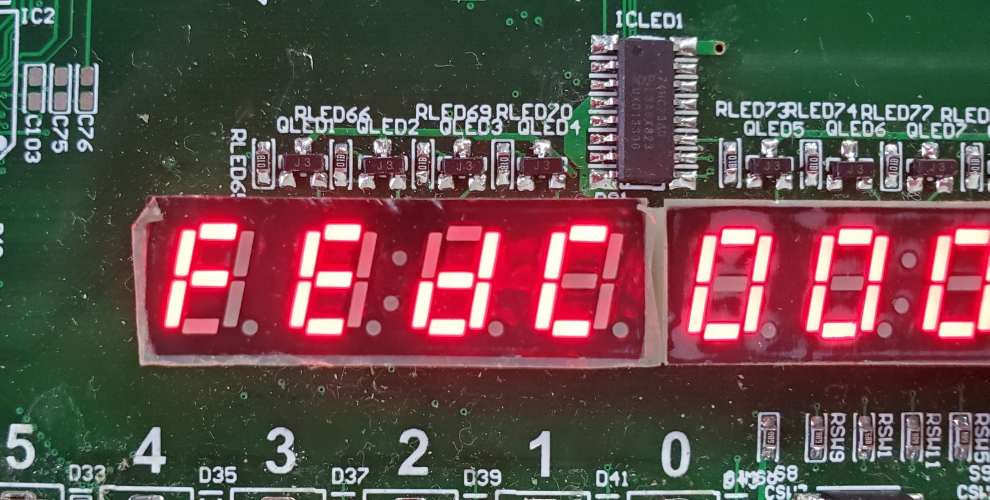
#> input picture imgs/source_1.jpg, 1979 x 1000 px (shown at 1/2 size)
$ python curve.py
#> lines starting #> are read from the running program, lines starting #| are printed output that depends on the picture; after the words box and inside, x2 and y2 are one past the last pixel; in counts of white or black regions, pixels touching at a corner belong together
#> further down, img is the input picture: shape (1000, 1979, 3); mean B, G, R 75, 77.6, 101.4
# -*- coding: utf-8 -*-
"""
@Time    : 2020/1/5 20:12
@Author  : DJ
@File    : curve.py
"""
import cv2 as cv
import numpy
from scipy import interpolate

# [45 lines of commented-out code are left out]

def adjust_gamma(src,gamma=0.5):
#> called with gamma = 0.5
    scale = float(numpy.iinfo(src.dtype).max - numpy.iinfo(src.dtype).min)
#> scale = 255
    dst = ((src.astype(numpy.float32) / scale) ** gamma) * scale
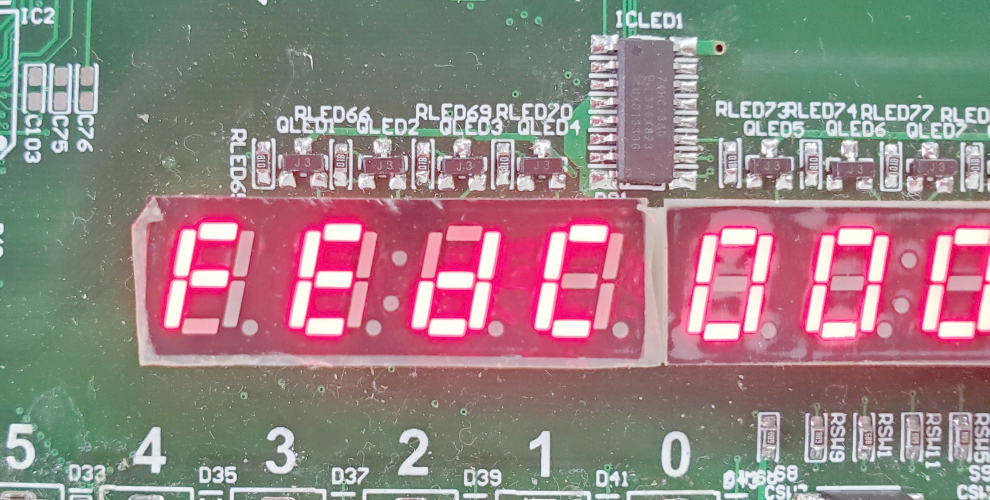
#> dst: shape (1000, 1979, 3) float32 (shown at 1/2 size); mean B, G, R 130.5, 131.4, 151.2
    dst = numpy.clip(dst,0,255).astype(numpy.uint8)
    return dst

if __name__ == '__main__':
    img = cv.imread("./imgs/source_1.jpg")
    img_gammar = adjust_gamma(img)
    img_gammar_show = cv.resize(img_gammar, (0, 0), fx=0.25, fy=0.25, interpolation=cv.INTER_NEAREST)
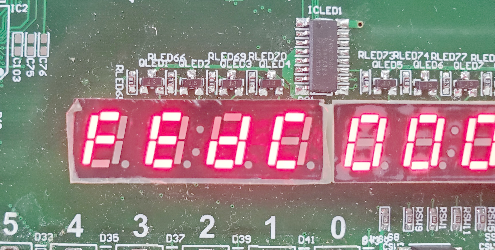
#> img_gammar_show: shape (250, 495, 3); mean B, G, R 130.1, 130.7, 150.7
    cv.imshow("gamma变换后(rgb)", img_gammar_show)

    r, g, b = cv.split(img_gammar)
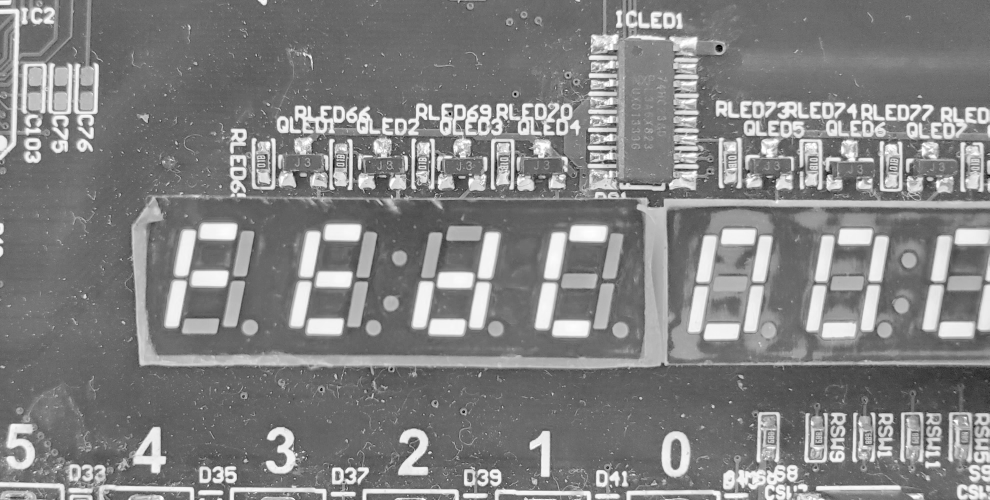
#> r: shape (1000, 1979) (shown at 1/2 size); min 0, max 255, mean 130.1
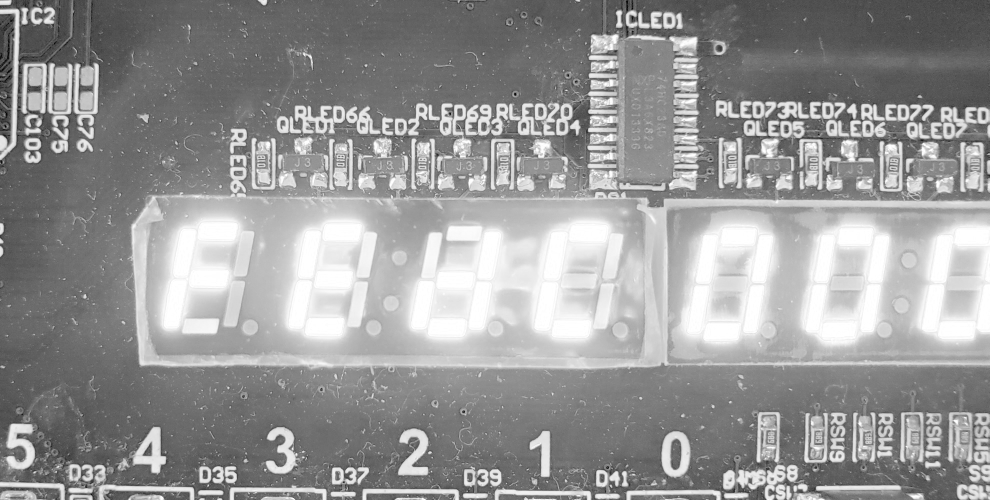
#> b: shape (1000, 1979) (shown at 1/2 size); min 0, max 255, mean 150.8
    g_show = cv.resize(g, (0, 0), fx=0.25, fy=0.25, interpolation=cv.INTER_NEAREST)
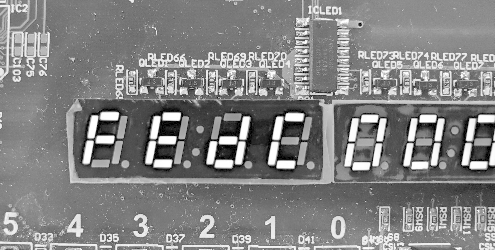
#> g_show: shape (250, 495); min 0, max 255, mean 130.7
    cv.imshow("gamma变换后(g)", g_show)

    thre = max(g[0]) - 25
#> thre = 218
    print("最大值: " + str(thre))
#| 最大值: 218
    retval, g = cv.threshold(g, thre, 255, cv.THRESH_BINARY)
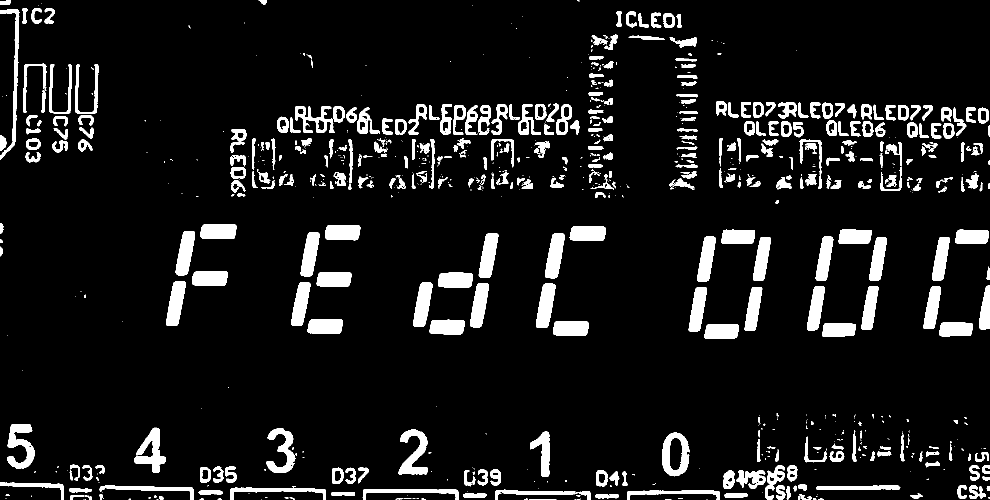
#> g: shape (1000, 1979) (shown at 1/2 size); 8.9% white; 845 white regions (433 under 20 px), largest, box (x1, y1, x2, y2) and area: (797, 859, 855, 950) 2539, (1324, 865, 1379, 953) 2518, (14, 848, 69, 937) 2496
#> retval = 218
    img_g_show = cv.resize(g, (0, 0), fx=0.25, fy=0.25, interpolation=cv.INTER_NEAREST)
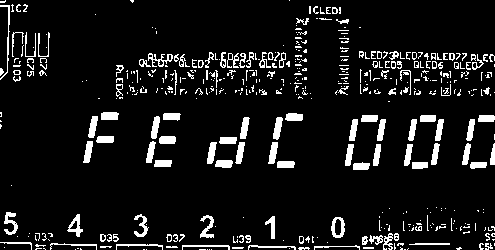
#> img_g_show: shape (250, 495); 8.9% white; 479 white regions (340 under 20 px), largest, box (x1, y1, x2, y2) and area: (4, 212, 18, 235) 159, (331, 217, 345, 238) 158, (200, 215, 214, 238) 155
    cv.imshow("阈值二值化", img_g_show)

    cv.waitKey(0)

$ run again, with imgs/source_3.jpg copied over imgs/source_1.jpg
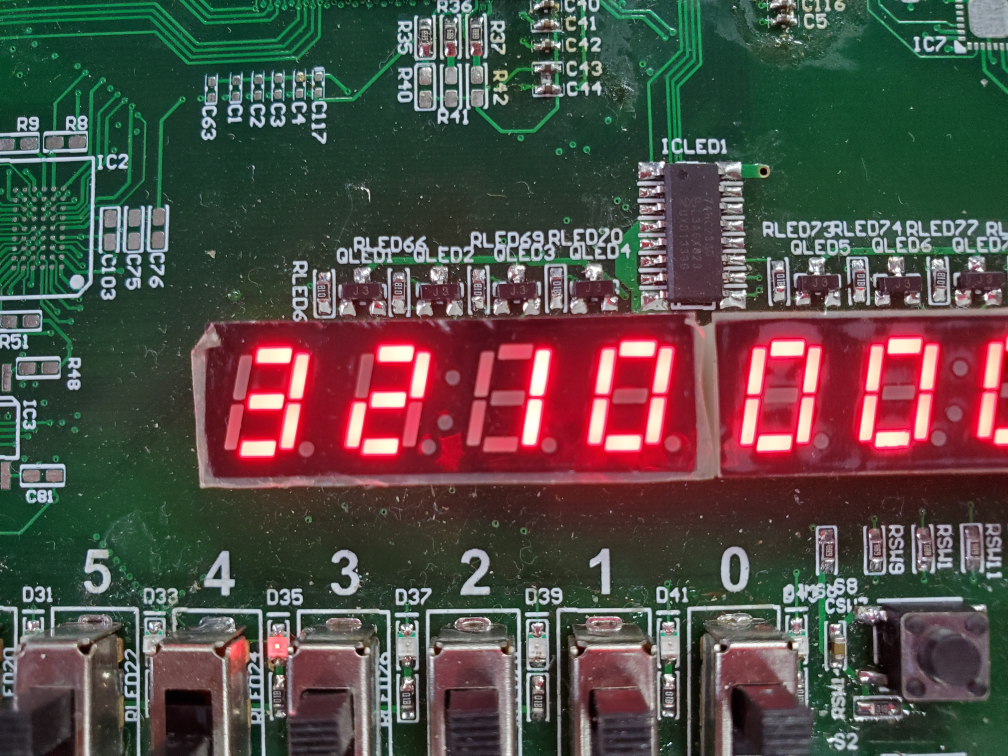
#> input picture imgs/source_3.jpg, 4032 x 3024 px (shown at 1/4 size)
#> img is the input picture: shape (3024, 4032, 3); mean B, G, R 70.9, 77.1, 84.1
#> thre = 230
#| 最大值: 230
#> `retval, g = cv.threshold(g, thre, 255, cv.THRESH_BINARY)`:
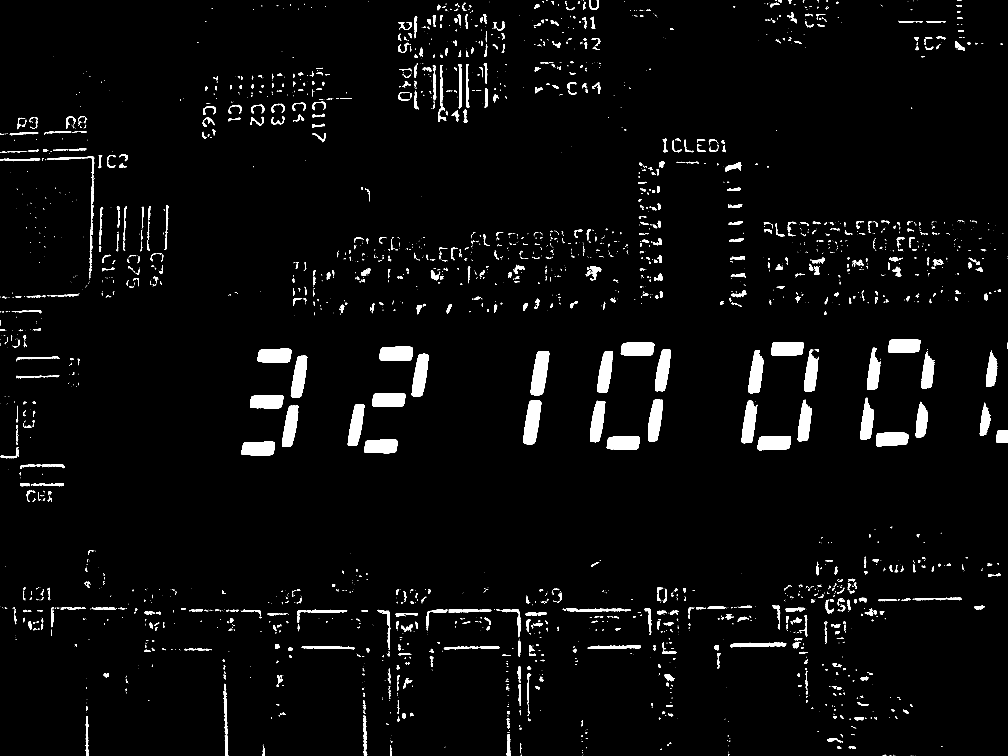
#> g: shape (3024, 4032) (shown at 1/4 size); 3.2% white; 3492 white regions (2323 under 20 px), largest, box (x1, y1, x2, y2) and area: (2123, 1404, 2197, 1581) 9127, (2093, 1600, 2165, 1777) 8896, (1647, 1415, 1714, 1586) 7766
#> `img_g_show = cv.resize(g, (0, 0), fx=0.25, fy=0.25, interpolation=cv.I..`:
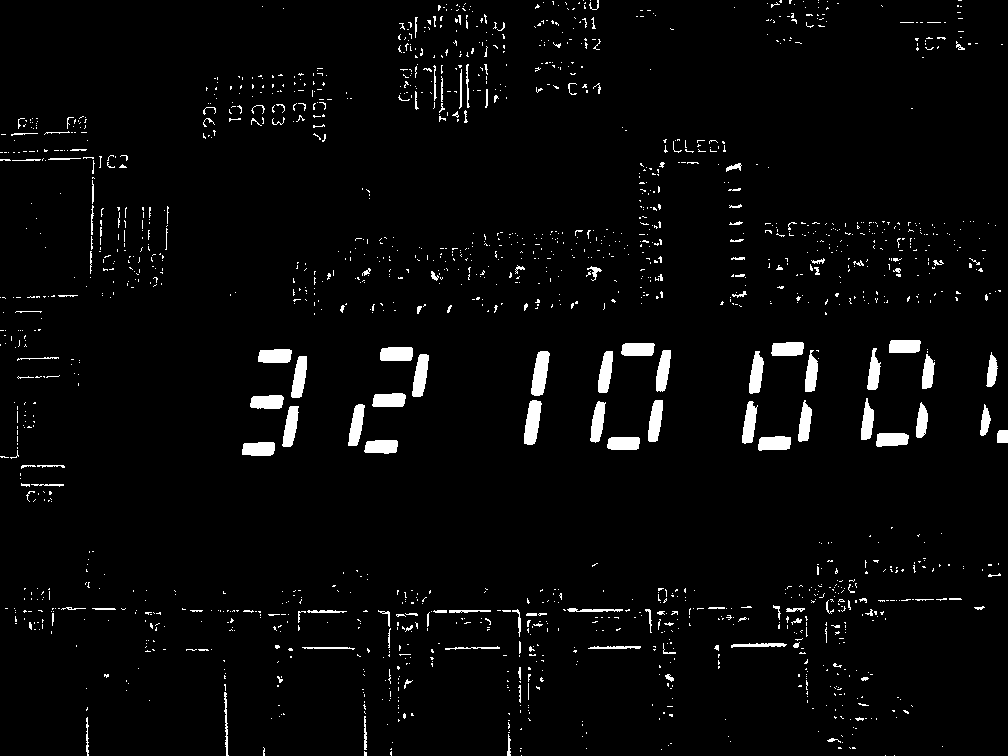
#> img_g_show: shape (756, 1008); 3.2% white; 1713 white regions (1550 under 20 px), largest, box (x1, y1, x2, y2) and area: (531, 351, 550, 396) 577, (524, 400, 542, 445) 560, (412, 354, 429, 397) 490
